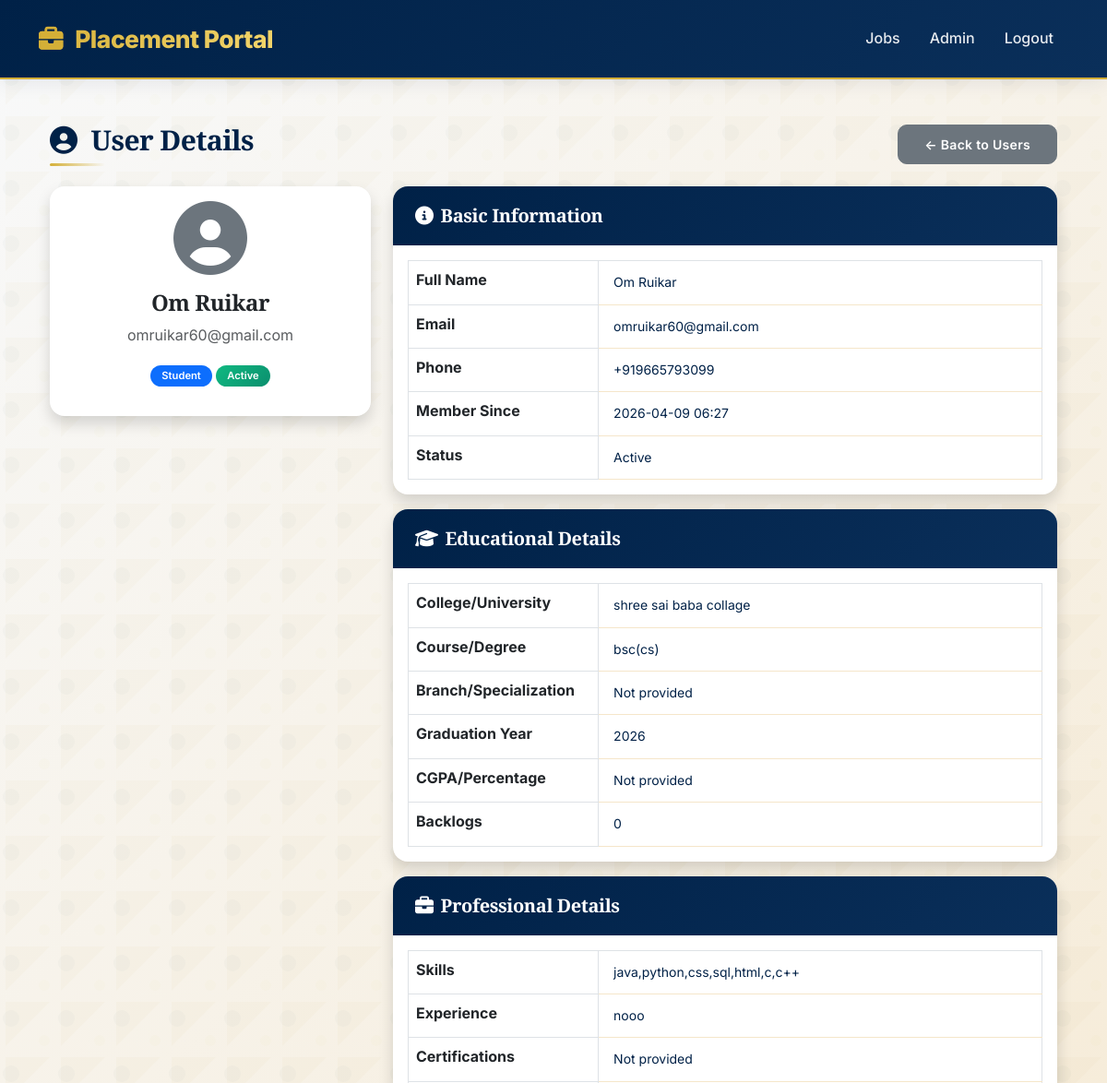
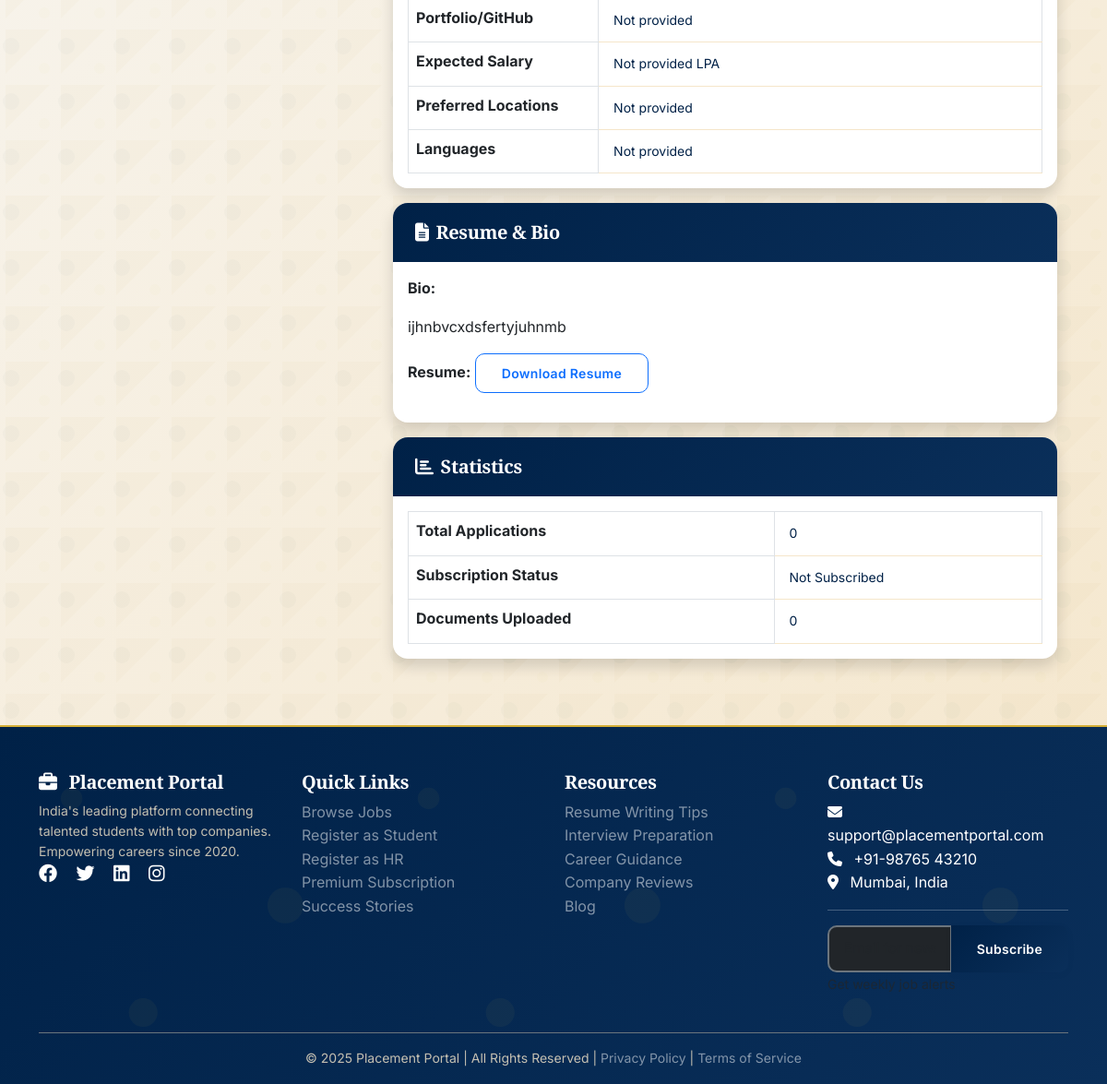
Page /admin/user/2 (signed in) on the committed database (2 pictures, top to bottom).
### models.py (models this page shows, shortened)
class User(UserMixin, db.Model):
    __tablename__ = 'users'
    id = db.Column(db.Integer, primary_key=True)
    email = db.Column(db.String(120), unique=True, nullable=False)
    password_hash = db.Column(db.String(200), nullable=False)
    full_name = db.Column(db.String(100), nullable=False)
    phone = db.Column(db.String(15))
    role = db.Column(db.String(20), default='student')  # student, hr, admin
    is_active = db.Column(db.Boolean, default=True)
    is_subscribed = db.Column(db.Boolean, default=False)
    subscription_end_date = db.Column(db.DateTime)
    created_at = db.Column(db.DateTime, default=datetime.utcnow)
    profile_picture = db.Column(db.String(200))
    college = db.Column(db.String(200))
    course = db.Column(db.String(100))
    graduation_year = db.Column(db.Integer)
    bio = db.Column(db.Text)
    resume_path = db.Column(db.String(200))
    resume_parsed_data = db.Column(db.Text)  # JSON
    skills = db.Column(db.Text)
    experience = db.Column(db.Text)
    company_name = db.Column(db.String(200))
    company_website = db.Column(db.String(500))
    company_description = db.Column(db.Text)
    industry = db.Column(db.String(100))
    designation = db.Column(db.String(100))
    company_logo = db.Column(db.String(200))

### app.py (the view)
@app.route('/admin/user/<int:user_id>')
@login_required
def admin_user_detail(user_id):
    if current_user.role != 'admin':
        return redirect(url_for('index'))
    user = User.query.get_or_404(user_id)
    return render_template('admin_user_detail.html', user=user)

### app.py (called while the page is built)
@login_manager.user_loader
def load_user(user_id):
    return User.query.get(int(user_id))

### templates/admin_user_detail.html (shortened to what this page needs)
{% extends "base.html" %}
{% block content %}
<div class="container py-4">
    <div class="d-flex justify-content-between align-items-center mb-4">
        <h2><i class="fas fa-user-circle me-2"></i> User Details</h2>
        <a href="{{ url_for('admin_users') }}" class="btn btn-secondary">← Back to Users</a>
    </div>
    <div class="row">
        <div class="col-md-4">
            <div class="card shadow">
                <div class="card-body text-center">
                    {% if user.profile_picture %}
                        <img src="{{ url_for('static', filename=user.profile_picture) }}" class="rounded-circle mb-3" width="150" height="150" style="object-fit: cover;">
                    {% else %}
                        <i class="fas fa-user-circle fa-5x text-secondary mb-3"></i>
                    {% endif %}
                    <h4>{{ user.full_name or 'N/A' }}</h4>
                    <p class="text-muted">{{ user.email }}</p>
                    <p>
                        {% if user.role == 'student' %}
                            <span class="badge bg-primary">Student</span>
                        {% elif user.role == 'hr' %}
                            <span class="badge bg-success">HR</span>
                        {% else %}
                            <span class="badge bg-danger">Admin</span>
                        {% endif %}
                        {% if user.is_active %}
                            <span class="badge bg-success">Active</span>
                        {% else %}
                            <span class="badge bg-danger">Blocked</span>
                        {% endif %}
                    </p>
                </div>
            </div>
        </div>
        <div class="col-md-8">
            <div class="card shadow mb-3">
                <div class="card-header bg-primary text-white">
                    <h5 class="mb-0"><i class="fas fa-info-circle me-2"></i>Basic Information</h5>
                </div>
                <div class="card-body">
                    <table class="table table-bordered">
                        <tr><th style="width: 30%;">Full Name</th><td>{{ user.full_name or 'Not provided' }}</td></tr>
                        <tr><th>Email</th><td>{{ user.email }}</td></tr>
                        <tr><th>Phone</th><td>{{ user.phone or 'Not provided' }}</td></tr>
                        <tr><th>Member Since</th><td>{{ user.created_at.strftime('%Y-%m-%d %H:%M') if user.created_at else 'N/A' }}</td></tr>
                        <tr><th>Status</th><td>{% if user.is_active %}Active{% else %}Blocked{% endif %}</td></tr>
                    </table>
                </div>
            </div>
            {% if user.role == 'student' %}
            <div class="card shadow mb-3">
                <div class="card-header bg-success text-white">
                    <h5 class="mb-0"><i class="fas fa-graduation-cap me-2"></i>Educational Details</h5>
                </div>
                <div class="card-body">
                    <table class="table table-bordered">
                        <tr><th style="width: 30%;">College/University</th><td>{{ user.college or 'Not provided' }}</td></tr>
                        <tr><th>Course/Degree</th><td>{{ user.course or 'Not provided' }}</td></tr>
                        <tr><th>Branch/Specialization</th><td>{{ user.branch or 'Not provided' }}</td></tr>
                        <tr><th>Graduation Year</th><td>{{ user.graduation_year or 'Not provided' }}</td></tr>
                        <tr><th>CGPA/Percentage</th><td>{{ user.cgpa or 'Not provided' }}</td></tr>
                        <tr><th>Backlogs</th><td>{{ user.backlogs or '0' }}</td></tr>
                    </table>
                </div>
            </div>
            <div class="card shadow mb-3">
                <div class="card-header bg-info text-white">
                    <h5 class="mb-0"><i class="fas fa-briefcase me-2"></i>Professional Details</h5>
                </div>
                <div class="card-body">
                    <table class="table table-bordered">
                        <tr><th style="width: 30%;">Skills</th><td>{{ user.skills or 'Not provided' }}</td></tr>
                        <tr><th>Experience</th><td>{{ user.experience or 'Not provided' }}</td></tr>
                        <tr><th>Certifications</th><td>{{ user.certifications or 'Not provided' }}</td></tr>
                        <tr><th>Portfolio/GitHub</th><td>{% if user.portfolio_url %}<a href="{{ user.portfolio_url }}" target="_blank">{{ user.portfolio_url }}</a>{% else %}Not provided{% endif %}</td></tr>
                        <tr><th>Expected Salary</th><td>{{ user.expected_salary or 'Not provided' }} LPA</td></tr>
                        <tr><th>Preferred Locations</th><td>{{ user.preferred_locations or 'Not provided' }}</td></tr>
                        <tr><th>Languages</th><td>{{ user.languages or 'Not provided' }}</td></tr>
                    </table>
                </div>
            </div>
            <div class="card shadow mb-3">
                <div class="card-header bg-secondary text-white">
                    <h5 class="mb-0"><i class="fas fa-file-alt me-2"></i>Resume & Bio</h5>
                </div>
                <div class="card-body">
                    <p><strong>Bio:</strong></p>
                    <p>{{ user.bio or 'Not provided' }}</p>
                    <p><strong>Resume:</strong>
                        {% if user.resume_path %}
                            <a href="{{ url_for('static', filename=user.resume_path.split('/')[-1] if '/' in user.resume_path else user.resume_path) }}" target="_blank" class="btn btn-sm btn-outline-primary">Download Resume</a>
                        {% else %}
                            Not uploaded
                        {% endif %}
                    </p>
                </div>
            </div>
            {% endif %}
            <div class="card shadow">
                <div class="card-header bg-dark text-white">
                    <h5 class="mb-0"><i class="fas fa-chart-bar me-2"></i>Statistics</h5>
                </div>
                <div class="card-body">
                    <table class="table table-bordered">
                        {% if user.role == 'student' %}
                            <tr><th>Total Applications</th><td>{{ user.applications|length }}</td></tr>
                            <tr><th>Subscription Status</th><td>{% if user.is_subscribed %}Active (ends {{ user.subscription_end_date.strftime('%Y-%m-%d') if user.subscription_end_date else 'N/A' }}){% else %}Not Subscribed{% endif %}</td></tr>
                        {% elif user.role == 'hr' %}
                            <tr><th>Total Jobs Posted</th><td>{{ user.jobs|length }}</td></tr>
                        {% endif %}
                        <tr><th>Documents Uploaded</th><td>{{ user.documents|length }}</td></tr>
                    </table>
                </div>
            </div>
        </div>
    </div>
</div>
{% endblock %}

### static/style.css (style rules this page uses)
:root { --navy-deep: #002147; --navy-dark: #001a3a; --navy-light: #0a2f5a; --navy-soft: #1a3d6e; --gold-primary: #D4AF37; --gold-dark: #B8960F; --gold-light: #F5D76E; --gold-soft: #F9E8B5; --cream: #F5E6CA; --cream-dark: #E8D5B0; --white: #FFFFFF; --white-soft: #FEFEFE; --gray-light: #F8F9FA; --gray: #6C757D; --gray-dark: #343A40; --success: #10B981; --success-light: #D1FAE5; --danger: #EF4444; --danger-light: #FEE2E2; --warning: #F59E0B; --warning-light: #FEF3C7; --info: #3B82F6; --shadow-sm: 0 2px 8px rgba(0, 33, 71, 0.04); --shadow-md: 0 4px 20px rgba(0, 33, 71, 0.08); --shadow-lg: 0 8px 32px rgba(0, 33, 71, 0.12); --shadow-gold: 0 4px 20px rgba(212, 175, 55, 0.2); --shadow-gold-lg: 0 8px 32px rgba(212, 175, 55, 0.25); --shadow-gold-hover: 0 12px 40px rgba(212, 175, 55, 0.3); --radius-sm: 6px; --radius-md: 10px; --radius-lg: 16px; --radius-xl: 24px; --radius-2xl: 32px; --transition-fast: 0.2s cubic-bezier(0.4, 0, 0.2, 1); --transition-normal: 0.3s cubic-bezier(0.4, 0, 0.2, 1); --transition-slow: 0.5s cubic-bezier(0.4, 0, 0.2, 1); --glass-bg: rgba(255, 255, 255, 0.95); --glass-border: rgba(212, 175, 55, 0.2); }
* { margin: 0; padding: 0; box-sizing: border-box; }
body { font-family: 'Inter', -apple-system, BlinkMacSystemFont, 'Segoe UI', sans-serif; background: linear-gradient(135deg, var(--gray-light) 0%, var(--cream) 100%); color: var(--navy-deep); line-height: 1.6; min-height: 100vh; position: relative; }
body::before { content: ''; position: fixed; top: 0; left: 0; width: 100%; height: 100%; background-repeat: repeat; background-size: 60px; pointer-events: none; z-index: -1; }
h1, h2, h3, h4, h5, h6 { font-family: 'Playfair Display', 'Inter', serif; font-weight: 700; letter-spacing: -0.02em; }
h2 { font-size: 1.875rem; position: relative; display: inline-block; color: var(--navy-deep); }
h2:after { content: ''; position: absolute; bottom: -10px; left: 0; width: 60px; height: 3px; background: linear-gradient(90deg, var(--gold-primary), transparent); border-radius: 3px; }
.btn { padding: 10px 28px; font-weight: 600; border-radius: var(--radius-md); transition: var(--transition-normal); letter-spacing: 0.3px; font-size: 0.875rem; position: relative; overflow: hidden; z-index: 1; }
.btn:before { content: ''; position: absolute; top: 50%; left: 50%; width: 0; height: 0; background: rgba(255, 215, 0, 0.2); border-radius: 50%; transform: translate(-50%, -50%); transition: width 0.6s, height 0.6s; z-index: -1; }
.card { border: none; border-radius: var(--radius-lg); background: var(--white); box-shadow: var(--shadow-sm); transition: var(--transition-normal); overflow: hidden; position: relative; }
.card:before { content: ''; position: absolute; top: 0; left: 0; width: 100%; height: 4px; background: linear-gradient(90deg, var(--gold-primary), var(--navy-deep), var(--gold-primary)); transform: scaleX(0); transition: var(--transition-normal); z-index: 1; }
.card-header { background: linear-gradient(135deg, var(--navy-deep) 0%, var(--navy-light) 100%); color: var(--white); border: none; padding: 1.25rem 1.5rem; font-weight: 700; }
.card-header h4, .card-header h5, .card-header h6 { color: var(--white); margin: 0; }
.table { margin-bottom: 0; }
.table tbody td { padding: 12px 16px; border-bottom: 1px solid var(--cream); color: var(--navy-deep); font-size: 0.875rem; }
.table tbody tr { transition: var(--transition-fast); }
.badge { padding: 6px 12px; font-weight: 600; border-radius: 20px; font-size: 0.7rem; }
.badge.bg-success { background: linear-gradient(135deg, var(--success) 0%, #0B8F6E 100%) !important; }
.card, .job-card, .stat-card { animation: fadeInUp 0.5s ease forwards; }
.card:nth-child(1) { animation-delay: 0.05s; }
.card:nth-child(2) { animation-delay: 0.1s; }
.card:nth-child(3) { animation-delay: 0.15s; }
.card:nth-child(4) { animation-delay: 0.2s; }
.card:nth-child(5) { animation-delay: 0.25s; }
.fa-3x, .fa-4x, .fa-5x { animation: float 3s ease-in-out infinite; }

### rows in the picture
User: full_name "Om Ruikar", email "omruikar60@gmail.com", phone "+919665793099", created_at "2026-04-09 06:27", college "shree sai baba collage", course "bsc(cs)", graduation_year "2026", skills "java,python,css,sql,html,c,c++", experience "nooo", bio "ijhnbvcxdsfertyjuhnmb"

### other values in the picture
{{ user.branch or 'Not provided' }} "Not provided"
{{ user.cgpa or 'Not provided' }} "Not provided"
{{ user.backlogs or '0' }} "0"
{{ user.certifications or 'Not provided' }} "Not provided"
{{ user.expected_salary or 'Not provided' }} "Not provided"
{{ user.preferred_locations or 'Not provided' }} "Not provided"
{{ user.languages or 'Not provided' }} "Not provided"
{{ user.applications|length }} "0"
{{ user.documents|length }} "0"
